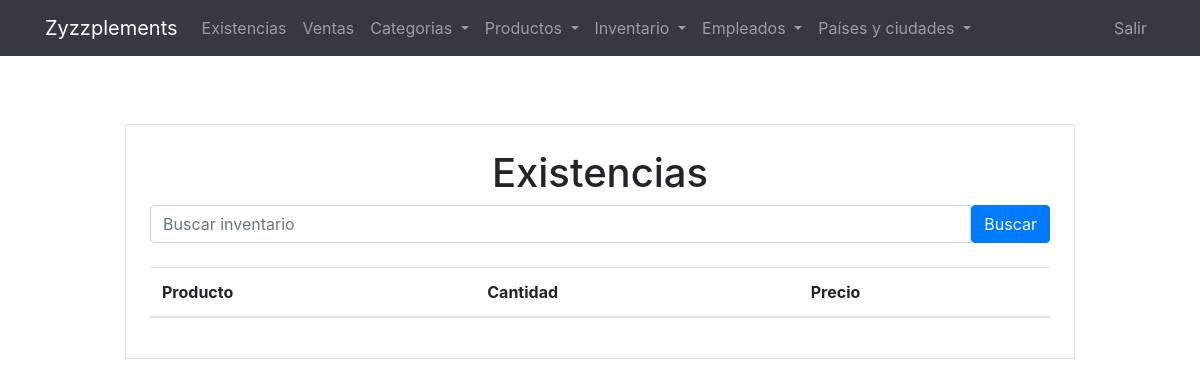
Before: /existens/ (signed in) with the older database file.
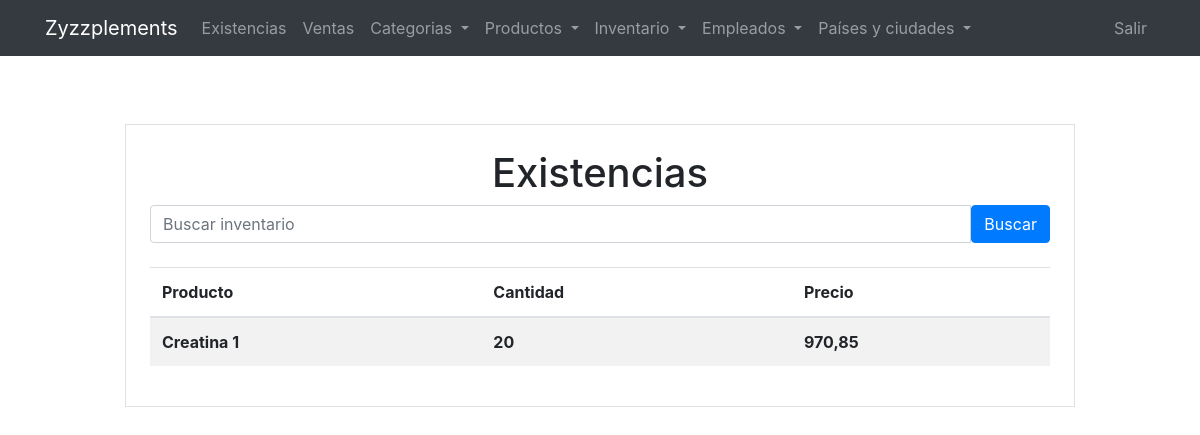
After: the same page with the newer database file.
### inventories/models.py (models this page shows, shortened)
class Inventories(models.Model):
    product = models.OneToOneField(Products, on_delete=models.RESTRICT, verbose_name='Producto')
    quantity = models.PositiveIntegerField(verbose_name='Cantidad')
    state = models.BooleanField(default=True, verbose_name='Estado')
    create_date = models.DateTimeField(auto_now_add=True, verbose_name='Fecha de creacion')
    create_by = models.ForeignKey(User, on_delete=models.SET_NULL, null=True, verbose_name='Creado por', related_name='create_by_inventory')
    update_date = models.DateTimeField(auto_now=True, blank=True, null=True, verbose_name='Fecha de modificacion')
    update_by = models.ForeignKey(User, on_delete=models.SET_NULL, null=True, verbose_name='Modificado por', related_name='update_by_inventory')
    class Meta:
        verbose_name = 'Inventario'
        verbose_name_plural = 'Inventarios'
        ordering = ['product','-create_date','-update_date']

### products/models.py (models this page shows, shortened)
class Products(models.Model):
    product = models.CharField(max_length=45, verbose_name='Producto')
    tradermark = models.CharField(max_length=45, verbose_name='Fabricante')
    presentation = models.CharField(max_length=45, verbose_name='Presentacion')
    price = models.DecimalField(decimal_places=2, max_digits=7, verbose_name='precio')
    description = models.TextField(verbose_name='Descripcion', null=True, blank=True)
    serial_number = models.CharField(max_length=45, verbose_name='Numero serial')
    category = models.ForeignKey(Categories, verbose_name='Categoria', on_delete=models.RESTRICT)
    state = models.BooleanField(default=True, verbose_name='EStado')
    create_by = models.ForeignKey(User, on_delete=models.SET_NULL, null=True, verbose_name='Creado por', related_name='create_by_product')
    create_date = models.DateTimeField(auto_now_add=True, verbose_name='Fecha de creacion')
    update_by = models.ForeignKey(User, on_delete=models.SET_NULL, null=True, verbose_name='Modificado por', related_name='update_by_product')
    update_date = models.DateTimeField(auto_now=True, blank=True, null=True, verbose_name='Fecha de modificacion')
    class Meta:
        verbose_name = 'Producto'
        verbose_name_plural = 'Productos'
        ordering = ['product','-create_date','-update_date']

### existens/views.py (the view)
# urls.py: path('', existens_list_view, name='existens')
def existens_list_view(request):
    query = request.GET.get('q')
    if query:
        existens = Inventories.objects.select_related('product').filter(state=True, quantity__gt=0,product__product__icontains=query).all()
    else:
        existens = Inventories.objects.select_related('product').filter(state=True, quantity__gt=0).all()
    return render(request, 'existens/existens.html', {'existens':existens, 'query':query})

### existens/templates/existens/existens.html (shortened to what this page needs)
{% extends 'core/base.html' %}
{% block content %}
<main role="main">
    <div class="container mt-5">
        <div class="row justify-content-center">
          <div class="col-sm-10 border p-4">
            <h1 class='text-center'>Existencias</h1>
          <form action="{% url 'existens' %}" method="get" class="mb-4">
            <div class="input-group">
              <input type="text" name="q" class="form-control" placeholder="Buscar inventario">
              <button type="submit" class="btn btn-primary">Buscar</button>
            </div>
          </form>
          <div class="table-responsive-custom">
            <table class="table table-striped table-hover">
              <thead>
                <tr>
                  <th>Producto</th>
                  <th>Cantidad</th>
                  <th>Precio</th>
                </tr>
              </thead>
              <tbody id="tbody">
                {% for item in existens %}
                <tr>
                    <th>{{item.product.product}}</th>
                    <th>{{item.quantity}}</th>
                    <th>{{item.product.price}}</th>
                </tr>
                {% endfor %}
              </tbody>
            </table>
          </div>
        </div>
      </div>
    </div>
  </main>
{% endblock content %}

### core/templates/core/base.html (shortened to what this page needs)
<!DOCTYPE html>
<html lang="es">
  <head>
    {% load static %}
    <link href="{% static 'core/vendor/bootstrap/css/bootstrap.min.css' %}" rel="stylesheet">
    <link href="{% static 'core/vendor/font-awesome/css/font-awesome.min.css' %}" rel="stylesheet" type="text/css">
    <link href="{% static 'core/css/main.css' %}" rel="stylesheet">
  </head>
  <body>
    <body>
      <nav class="navbar navbar-expand-lg navbar-dark bg-dark">
        <div class="container">
          <a class="navbar-brand" href="{% url 'home' %}">Zyzzplements</a>
          <div class="collapse navbar-collapse" id="ned">
            <ul class="navbar-nav mr-auto">
              {% if request.user.is_authenticated %}
                <li class="nav-item">
                  <a class="nav-link" href="{% url 'existens' %}">Existencias</a>
                </li>
                <li class="nav-item">
                  <a class="nav-link" href="{% url 'create-ticket' %}">Ventas</a>
                </li>
              {% endif %}
              {% if request.user.is_staff %}
                <li class="nav-item dropdown">
                  <a class="nav-link dropdown-toggle" href="#" role="button" data-bs-toggle="dropdown" aria-expanded="false">
                    Categorias
                  </a>
                </li>
                <li class="nav-item dropdown">
                    <a class="nav-link dropdown-toggle" href="#" role="button" data-bs-toggle="dropdown" aria-expanded="false">
                      Productos
                    </a>
                </li>
                <li class="nav-item dropdown">
                  <a class="nav-link dropdown-toggle" href="#" role="button" data-bs-toggle="dropdown" aria-expanded="false">
                    Inventario
                  </a>
                </li>
                <li class="nav-item dropdown">
                  <a class="nav-link dropdown-toggle" href="#" role="button" data-bs-toggle="dropdown" aria-expanded="false">
                    Empleados
                  </a>
                </li>
                <li class="nav-item dropdown">
                  <a class="nav-link dropdown-toggle" href="#" role="button" data-bs-toggle="dropdown" aria-expanded="false">
                    Países y ciudades
                  </a>
                </li>
              {% endif %}
            </ul>
            <ul class="navbar-nav">
              {% if not request.user.is_authenticated %}
                <li class="nav-item">
                  <a class="nav-link" href="{%url 'login'%}">Acceder</a>
                </li>
              {% else%}
                <li class="nav-item">
                  <a class="nav-link" href="{% url 'logout' %}">Salir</a>
                </li>
              {% endif %}
            </ul>
          </div>
        </div>
      </nav>
      {% block content %}{% endblock %}
  </body>
</html>

### core/static/core/css/main.css (style rules this page uses)
main { padding-top: 20px; }
:root { --jumbotron-padding-y: 3rem; }

Changed rows visible on the page:
added Inventories: product.product "Creatina 1", quantity "20", product.price "970,85"
